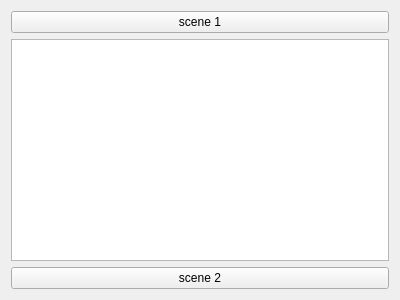
<?xml version="1.0" encoding="UTF-8"?>
<ui version="4.0">
 <class>Menu</class>
 <widget class="QWidget" name="Menu">
  <property name="geometry">
   <rect>
    <x>0</x>
    <y>0</y>
    <width>400</width>
    <height>300</height>
   </rect>
  </property>
  <property name="windowTitle">
   <string>Form</string>
  </property>
  <layout class="QVBoxLayout" name="verticalLayout">
   <item>
    <widget class="QPushButton" name="pushButton">
     <property name="text">
      <string>scene 1</string>
     </property>
    </widget>
   </item>
   <item>
    <widget class="QGraphicsView" name="graphicsView"/>
   </item>
   <item>
    <widget class="QPushButton" name="pushButton_2">
     <property name="text">
      <string>scene 2</string>
     </property>
    </widget>
   </item>
  </layout>
 </widget>
 <resources/>
 <connections/>
</ui>
